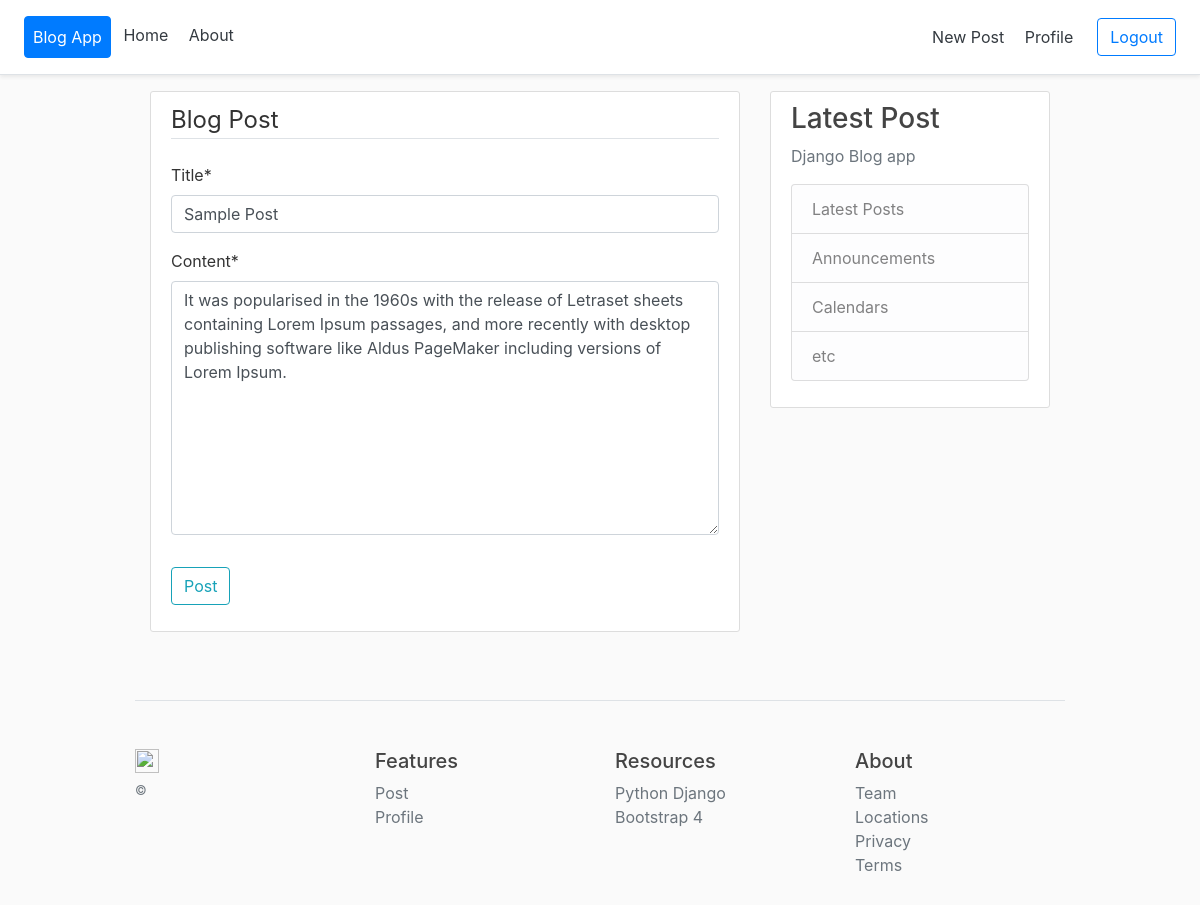
The app's page /post/1/update/ (signed in) with its own data.
### blog/models.py (models this page shows, shortened)
class Post(models.Model):
    title = models.CharField(max_length=100)
    content = models.TextField()
    date_posted = models.DateTimeField(default=timezone.now)
    author = models.ForeignKey(User, on_delete=models.CASCADE)

### blog/views.py (the view, shortened to what this page needs)
# urls.py: path('post/<int:pk>/update/', PostUpdateView.as_view(), name='post-update'),
class PostUpdateView(LoginRequiredMixin, UserPassesTestMixin, UpdateView):
    model = Post
    fields = ['title', 'content']
    def test_func(self):
        post = self.get_object()
        if self.request.user == post.author:
            return True
        return False

### blog/templates/blog/post_form.html (shortened to what this page needs)
{% extends "blog/base.html" %}
{% load crispy_forms_tags %}
{% block content %}
<div class="content-section">
    <form method="POST">
        <fieldset class="form-group">
            <legend class="border-bottom mb-4">Blog Post</legend>
            {{ form|crispy }}
        </fieldset>
        <div class="form-group">
            <button class="btn btn-outline-info" type="submit">Post</button>
        </div>
    </form>
</div>
{% endblock content %}

### blog/static/cover.css (style rules this page uses)
html { font-size: 14px; }
@media (min-width: 768px) { html { font-size: 16px; } }

### blog/static/main.css (style rules this page uses)
body { background: #fafafa; color: #333333; }
.content-section { background: #ffffff; padding: 10px 20px; border: 1px solid #dddddd; border-radius: 3px; margin-bottom: 20px; }

### records on screen
Post: title "Sample Post", content "It was popularised in the 1960s with the release of Letraset sheets containing Lorem Ipsum passages, and more recently with desktop publishing software like Aldus PageMaker including versions of Lorem Ipsum."
